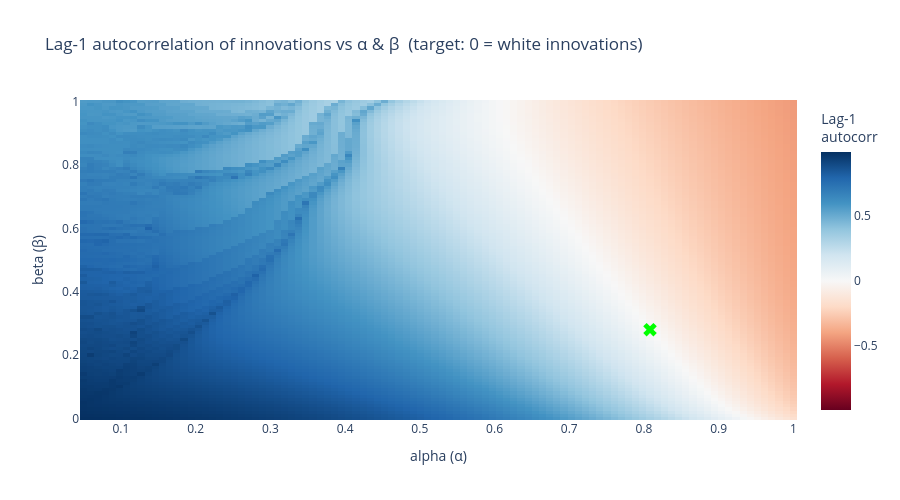
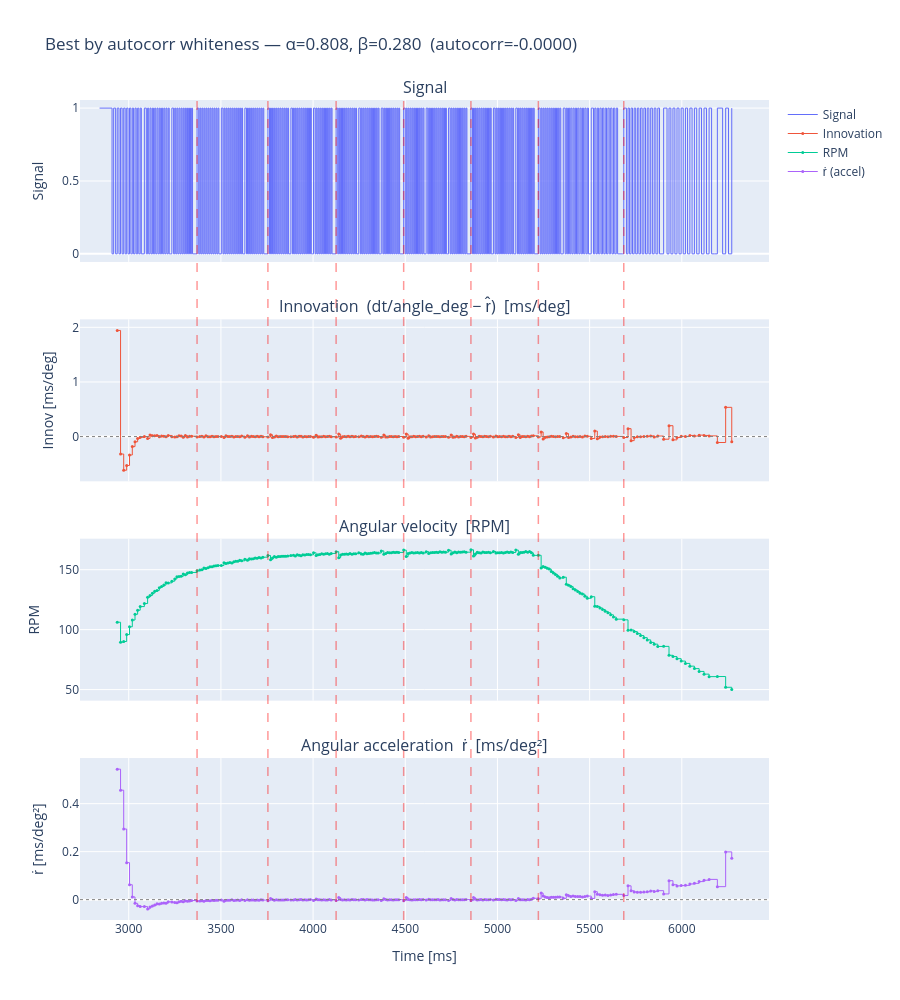

The notebook cell saved with these charts, in order:
### Code cell
# ── Grid search: lag-1 autocorrelation of innovations ─────────────────────────
# In an optimally-tuned filter the innovations are white noise (uncorrelated).
#   autocorr > 0  → filter lags reality (too slow — beta should help here)
#   autocorr < 0  → filter overshoots (too aggressive)
#   autocorr ≈ 0  → filter is well-matched to the signal dynamics
#
# This metric works on real data without ground truth.

ALPHA_VALUES_AC = np.linspace(0.05, 1, 100)
BETA_VALUES_AC  = np.linspace(0.0, 1, 101)   # include 0 explicitly

ac_grid = np.zeros((len(BETA_VALUES_AC), len(ALPHA_VALUES_AC)))

for bi, beta in enumerate(BETA_VALUES_AC):
    for ai, alpha in enumerate(ALPHA_VALUES_AC):
        res = run_alpha_beta(
            rising_times_ms,
            wheel=WHEEL_6G75,
            tooth_offset=best_offset,
            alpha=alpha,
            beta=beta,
            soft_gate_frac=SOFT_GATE_FRAC,
        )
        innov = res['innov']
        ac_grid[bi, ai] = np.corrcoef(innov[:-1], innov[1:])[0, 1] if len(innov) > 2 else 0.0

best_idx_ac   = np.unravel_index(np.argmin(np.abs(ac_grid)), ac_grid.shape)
best_beta_ac  = BETA_VALUES_AC[best_idx_ac[0]]
best_alpha_ac = ALPHA_VALUES_AC[best_idx_ac[1]]
print(f"[Autocorr → 0]  best α={best_alpha_ac:.4f}, β={best_beta_ac:.4f},  lag-1 autocorr={ac_grid[best_idx_ac]:.4f}")

fig_ac = go.Figure(go.Heatmap(
    z=ac_grid,
    x=np.round(ALPHA_VALUES_AC, 4),
    y=np.round(BETA_VALUES_AC, 4),
    colorscale='RdBu',
    zmid=0,
    colorbar=dict(title='Lag-1<br>autocorr'),
))
fig_ac.add_trace(go.Scatter(
    x=[best_alpha_ac], y=[best_beta_ac],
    mode='markers',
    marker=dict(color='lime', size=12, symbol='x'),
    name=f'|autocorr|→0  (α={best_alpha_ac:.3f}, β={best_beta_ac:.3f})',
))
fig_ac.update_layout(
    title="Lag-1 autocorrelation of innovations vs α & β  (target: 0 = white innovations)",
    xaxis_title="alpha (α)",
    yaxis_title="beta (β)",
    height=500,
)
fig_ac.show()

ac_result = run_alpha_beta(
    rising_times_ms,
    wheel=WHEEL_6G75,
    tooth_offset=best_offset,
    alpha=best_alpha_ac,
    beta=best_beta_ac,
    soft_gate_frac=SOFT_GATE_FRAC,
)
plot_alpha_beta(
    ac_result, time_ms, signal,
    title=f"Best by autocorr whiteness — α={best_alpha_ac:.3f}, β={best_beta_ac:.3f}  (autocorr={ac_grid[best_idx_ac]:.4f})"
)

### Figure 1 — Plotly figure (JSON) as saved in the notebook; plotly's stock layout.template omitted (floating-point values rounded to 4 significant figures; data arrays with more than 128 entries replaced by an {"elided": "..."} marker saying what was removed)
{"data": [{"colorbar": {"title": {"text": "Lag-1<br>autocorr"}}, "colorscale": [[0, "rgb(103,0,31)"], [0.1, "rgb(178,24,43)"], [0.2, "rgb(214,96,77)"], [0.3, "rgb(244,165,130)"], [0.4, "rgb(253,219,199)"], [0.5, "rgb(247,247,247)"], [0.6, "rgb(209,229,240)"], [0.7, "rgb(146,197,222)"], [0.8, "rgb(67,147,195)"], [0.9, "rgb(33,102,172)"], [1, "rgb(5,48,97)"]], "type": "heatmap", "x": [0.05, 0.0596, 0.0692, 0.0788, 0.0884, 0.098, 0.1076, 0.1172, 0.1268, 0.1364, 0.146, 0.1556, 0.1652, 0.1747, 0.1843, 0.1939, 0.2035, 0.2131, 0.2227, 0.2323, 0.2419, 0.2515, 0.2611, 0.2707, 0.2803, 0.2899, 0.2995, 0.3091, 0.3187, 0.3283, 0.3379, 0.3475, 0.3571, 0.3667, 0.3763, 0.3859, 0.3955, 0.4051, 0.4146, 0.4242, 0.4338, 0.4434, 0.453, 0.4626, 0.4722, 0.4818, 0.4914, 0.501, 0.5106, 0.5202, 0.5298, 0.5394, 0.549, 0.5586, 0.5682, 0.5778, 0.5874, 0.597, 0.6066, 0.6162, 0.6258, 0.6354, 0.6449, 0.6545, 0.6641, 0.6737, 0.6833, 0.6929, 0.7025, 0.7121, 0.7217, 0.7313, 0.7409, 0.7505, 0.7601, 0.7697, 0.7793, 0.7889, 0.7985, 0.8081, 0.8177, 0.8273, 0.8369, 0.8465, 0.8561, 0.8657, 0.8753, 0.8848, 0.8944, 0.904, 0.9136, 0.9232, 0.9328, 0.9424, 0.952, 0.9616, 0.9712, 0.9808, 0.9904, 1.0], "y": [0.0, 0.01, 0.02, 0.03, 0.04, 0.05, 0.06, 0.07, 0.08, 0.09, 0.1, 0.11, 0.12, 0.13, 0.14, 0.15, 0.16, 0.17, 0.18, 0.19, 0.2, 0.21, 0.22, 0.23, 0.24, 0.25, 0.26, 0.27, 0.28, 0.29, 0.3, 0.31, 0.32, 0.33, 0.34, 0.35, 0.36, 0.37, 0.38, 0.39, 0.4, 0.41, 0.42, 0.43, 0.44, 0.45, 0.46, 0.47, 0.48, 0.49, 0.5, 0.51, 0.52, 0.53, 0.54, 0.55, 0.56, 0.57, 0.58, 0.59, 0.6, 0.61, 0.62, 0.63, 0.64, 0.65, 0.66, 0.67, 0.68, 0.69, 0.7, 0.71, 0.72, 0.73, 0.74, 0.75, 0.76, 0.77, 0.78, 0.79, 0.8, 0.81, 0.82, 0.83, 0.84, 0.85, 0.86, 0.87, 0.88, 0.89, 0.9, 0.91, 0.92, 0.93, 0.94, 0.95, 0.96, 0.97, 0.98, 0.99, 1.0], "z": {"elided": "101x100 float values"}, "zmid": 0}, {"marker": {"color": "lime", "size": 12, "symbol": "x"}, "mode": "markers", "name": "|autocorr|→0  (α=0.808, β=0.280)", "type": "scatter", "x": [0.8081], "y": [0.28]}], "layout": {"height": 500, "title": {"text": "Lag-1 autocorrelation of innovations vs α & β  (target: 0 = white innovations)"}, "xaxis": {"title": {"text": "alpha (α)"}}, "yaxis": {"title": {"text": "beta (β)"}}}}

### Figure 2 — Plotly figure (JSON) as saved in the notebook; plotly's stock layout.template omitted (floating-point values rounded to 4 significant figures; data arrays with more than 128 entries replaced by an {"elided": "..."} marker saying what was removed)
{"data": [{"line": {"shape": "hv", "width": 1}, "mode": "lines", "name": "Signal", "type": "scatter", "x": {"elided": "551 float values"}, "xaxis": "x", "y": {"elided": "551 int values"}, "yaxis": "y"}, {"line": {"shape": "hv", "width": 1}, "marker": {"size": 3}, "mode": "lines+markers", "name": "Innovation", "type": "scatter", "x": {"elided": "247 float values"}, "xaxis": "x2", "y": {"elided": "247 float values"}, "yaxis": "y2"}, {"line": {"shape": "hv", "width": 1}, "marker": {"size": 3}, "mode": "lines+markers", "name": "RPM", "type": "scatter", "x": {"elided": "247 float values"}, "xaxis": "x3", "y": {"elided": "247 float values"}, "yaxis": "y3"}, {"line": {"shape": "hv", "width": 1}, "marker": {"size": 3}, "mode": "lines+markers", "name": "ṙ (accel)", "type": "scatter", "x": {"elided": "247 float values"}, "xaxis": "x4", "y": {"elided": "247 float values"}, "yaxis": "y4"}], "layout": {"annotations": [{"font": {"size": 16}, "showarrow": false, "text": "Signal", "x": 0.5, "xanchor": "center", "xref": "paper", "y": 1, "yanchor": "bottom", "yref": "paper"}, {"font": {"size": 16}, "showarrow": false, "text": "Innovation  (dt/angle_deg − r̂)  [ms/deg]", "x": 0.5, "xanchor": "center", "xref": "paper", "y": 0.7325, "yanchor": "bottom", "yref": "paper"}, {"font": {"size": 16}, "showarrow": false, "text": "Angular velocity  [RPM]", "x": 0.5, "xanchor": "center", "xref": "paper", "y": 0.465, "yanchor": "bottom", "yref": "paper"}, {"font": {"size": 16}, "showarrow": false, "text": "Angular acceleration  ṙ  [ms/deg²]", "x": 0.5, "xanchor": "center", "xref": "paper", "y": 0.1975, "yanchor": "bottom", "yref": "paper"}], "height": 1000, "hovermode": "x unified", "shapes": [{"line": {"color": "gray", "dash": "dot", "width": 1}, "type": "line", "x0": 0, "x1": 1, "xref": "x2 domain", "y0": 0, "y1": 0, "yref": "y2"}, {"line": {"color": "gray", "dash": "dot", "width": 1}, "type": "line", "x0": 0, "x1": 1, "xref": "x4 domain", "y0": 0, "y1": 0, "yref": "y4"}, {"line": {"color": "red", "dash": "dash", "width": 1.5}, "opacity": 0.4, "type": "line", "x0": 3371.0, "x1": 3371.0, "xref": "x", "y0": 0, "y1": 1, "yref": "paper"}, {"line": {"color": "red", "dash": "dash", "width": 1.5}, "opacity": 0.4, "type": "line", "x0": 3755.0, "x1": 3755.0, "xref": "x", "y0": 0, "y1": 1, "yref": "paper"}, {"line": {"color": "red", "dash": "dash", "width": 1.5}, "opacity": 0.4, "type": "line", "x0": 4125.0, "x1": 4125.0, "xref": "x", "y0": 0, "y1": 1, "yref": "paper"}, {"line": {"color": "red", "dash": "dash", "width": 1.5}, "opacity": 0.4, "type": "line", "x0": 4491.0, "x1": 4491.0, "xref": "x", "y0": 0, "y1": 1, "yref": "paper"}, {"line": {"color": "red", "dash": "dash", "width": 1.5}, "opacity": 0.4, "type": "line", "x0": 4856.0, "x1": 4856.0, "xref": "x", "y0": 0, "y1": 1, "yref": "paper"}, {"line": {"color": "red", "dash": "dash", "width": 1.5}, "opacity": 0.4, "type": "line", "x0": 5222.0, "x1": 5222.0, "xref": "x", "y0": 0, "y1": 1, "yref": "paper"}, {"line": {"color": "red", "dash": "dash", "width": 1.5}, "opacity": 0.4, "type": "line", "x0": 5685.0, "x1": 5685.0, "xref": "x", "y0": 0, "y1": 1, "yref": "paper"}], "title": {"text": "Best by autocorr whiteness — α=0.808, β=0.280  (autocorr=-0.0000)"}, "xaxis": {"anchor": "y", "domain": [0, 1], "matches": "x4", "showticklabels": false}, "xaxis2": {"anchor": "y2", "domain": [0, 1], "matches": "x4", "showticklabels": false}, "xaxis3": {"anchor": "y3", "domain": [0, 1], "matches": "x4", "showticklabels": false}, "xaxis4": {"anchor": "y4", "domain": [0, 1], "title": {"text": "Time [ms]"}}, "yaxis": {"anchor": "x", "domain": [0.8025, 1], "title": {"text": "Signal"}}, "yaxis2": {"anchor": "x2", "domain": [0.535, 0.7325], "title": {"text": "Innov [ms/deg]"}}, "yaxis3": {"anchor": "x3", "domain": [0.2675, 0.465], "title": {"text": "RPM"}}, "yaxis4": {"anchor": "x4", "domain": [0, 0.1975], "title": {"text": "ṙ [ms/deg²]"}}}}
